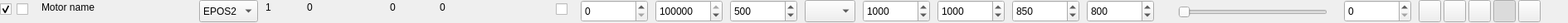
<?xml version="1.0" encoding="UTF-8"?>
<ui version="4.0">
 <class>BasicControlGUIControllerClass</class>
 <widget class="QWidget" name="BasicControlGUIControllerClass">
  <property name="geometry">
   <rect>
    <x>0</x>
    <y>0</y>
    <width>1890</width>
    <height>28</height>
   </rect>
  </property>
  <property name="sizePolicy">
   <sizepolicy hsizetype="Preferred" vsizetype="Preferred">
    <horstretch>0</horstretch>
    <verstretch>0</verstretch>
   </sizepolicy>
  </property>
  <property name="minimumSize">
   <size>
    <width>1890</width>
    <height>28</height>
   </size>
  </property>
  <property name="maximumSize">
   <size>
    <width>1890</width>
    <height>28</height>
   </size>
  </property>
  <property name="windowTitle">
   <string>controller</string>
  </property>
  <widget class="QCheckBox" name="ch_enable">
   <property name="geometry">
    <rect>
     <x>0</x>
     <y>0</y>
     <width>20</width>
     <height>22</height>
    </rect>
   </property>
   <property name="text">
    <string/>
   </property>
   <property name="checked">
    <bool>true</bool>
   </property>
  </widget>
  <widget class="QCheckBox" name="ch_selected">
   <property name="geometry">
    <rect>
     <x>20</x>
     <y>0</y>
     <width>20</width>
     <height>22</height>
    </rect>
   </property>
   <property name="text">
    <string/>
   </property>
  </widget>
  <widget class="QSpinBox" name="sb_accel">
   <property name="geometry">
    <rect>
     <x>1040</x>
     <y>0</y>
     <width>81</width>
     <height>27</height>
    </rect>
   </property>
   <property name="maximum">
    <number>1000000000</number>
   </property>
   <property name="value">
    <number>1000</number>
   </property>
  </widget>
  <widget class="QSpinBox" name="sb_velocity">
   <property name="geometry">
    <rect>
     <x>1220</x>
     <y>0</y>
     <width>81</width>
     <height>27</height>
    </rect>
   </property>
   <property name="minimum">
    <number>1</number>
   </property>
   <property name="maximum">
    <number>100000</number>
   </property>
   <property name="value">
    <number>850</number>
   </property>
  </widget>
  <widget class="QComboBox" name="cb_mode">
   <property name="geometry">
    <rect>
     <x>970</x>
     <y>0</y>
     <width>61</width>
     <height>27</height>
    </rect>
   </property>
  </widget>
  <widget class="QSpinBox" name="sb_minpos">
   <property name="enabled">
    <bool>true</bool>
   </property>
   <property name="geometry">
    <rect>
     <x>700</x>
     <y>0</y>
     <width>81</width>
     <height>27</height>
    </rect>
   </property>
   <property name="maximum">
    <number>1000000000</number>
   </property>
   <property name="value">
    <number>0</number>
   </property>
  </widget>
  <widget class="QSpinBox" name="sb_target">
   <property name="geometry">
    <rect>
     <x>1620</x>
     <y>0</y>
     <width>81</width>
     <height>27</height>
    </rect>
   </property>
   <property name="maximum">
    <number>1000000000</number>
   </property>
   <property name="value">
    <number>0</number>
   </property>
  </widget>
  <widget class="QLabel" name="lbl_position">
   <property name="geometry">
    <rect>
     <x>370</x>
     <y>0</y>
     <width>91</width>
     <height>17</height>
    </rect>
   </property>
   <property name="text">
    <string>0</string>
   </property>
  </widget>
  <widget class="QCheckBox" name="ch_limit">
   <property name="geometry">
    <rect>
     <x>670</x>
     <y>0</y>
     <width>21</width>
     <height>22</height>
    </rect>
   </property>
   <property name="text">
    <string/>
   </property>
  </widget>
  <widget class="QSpinBox" name="sb_decel">
   <property name="geometry">
    <rect>
     <x>1130</x>
     <y>0</y>
     <width>81</width>
     <height>27</height>
    </rect>
   </property>
   <property name="maximum">
    <number>1000000000</number>
   </property>
   <property name="value">
    <number>1000</number>
   </property>
  </widget>
  <widget class="QSpinBox" name="sb_maxcur">
   <property name="enabled">
    <bool>true</bool>
   </property>
   <property name="geometry">
    <rect>
     <x>880</x>
     <y>0</y>
     <width>81</width>
     <height>27</height>
    </rect>
   </property>
   <property name="maximum">
    <number>10000</number>
   </property>
   <property name="value">
    <number>500</number>
   </property>
  </widget>
  <widget class="QSpinBox" name="sb_maxoutcurr">
   <property name="geometry">
    <rect>
     <x>1310</x>
     <y>0</y>
     <width>81</width>
     <height>27</height>
    </rect>
   </property>
   <property name="maximum">
    <number>1000000000</number>
   </property>
   <property name="value">
    <number>800</number>
   </property>
  </widget>
  <widget class="QSpinBox" name="sb_maxpos">
   <property name="enabled">
    <bool>true</bool>
   </property>
   <property name="geometry">
    <rect>
     <x>790</x>
     <y>0</y>
     <width>81</width>
     <height>27</height>
    </rect>
   </property>
   <property name="maximum">
    <number>1000000000</number>
   </property>
   <property name="value">
    <number>250000</number>
   </property>
  </widget>
  <widget class="QSlider" name="hs_target">
   <property name="geometry">
    <rect>
     <x>1420</x>
     <y>0</y>
     <width>180</width>
     <height>29</height>
    </rect>
   </property>
   <property name="orientation">
    <enum>Qt::Horizontal</enum>
   </property>
  </widget>
  <widget class="QLabel" name="lbl_status">
   <property name="geometry">
    <rect>
     <x>530</x>
     <y>0</y>
     <width>141</width>
     <height>17</height>
    </rect>
   </property>
   <property name="text">
    <string>0</string>
   </property>
  </widget>
  <widget class="QLabel" name="lbl_current">
   <property name="geometry">
    <rect>
     <x>470</x>
     <y>0</y>
     <width>66</width>
     <height>17</height>
    </rect>
   </property>
   <property name="text">
    <string>0</string>
   </property>
  </widget>
  <widget class="QLabel" name="lbl_nodeId">
   <property name="geometry">
    <rect>
     <x>320</x>
     <y>0</y>
     <width>41</width>
     <height>17</height>
    </rect>
   </property>
   <property name="text">
    <string>1</string>
   </property>
  </widget>
  <widget class="QPushButton" name="pb_send">
   <property name="geometry">
    <rect>
     <x>1710</x>
     <y>0</y>
     <width>27</width>
     <height>27</height>
    </rect>
   </property>
   <property name="text">
    <string/>
   </property>
   <property name="icon">
    <iconset resource="../resources/images.qrc">
     <normaloff>:/images/play.png</normaloff>:/images/play.png</iconset>
   </property>
  </widget>
  <widget class="QPushButton" name="pb_stop">
   <property name="geometry">
    <rect>
     <x>1740</x>
     <y>0</y>
     <width>27</width>
     <height>27</height>
    </rect>
   </property>
   <property name="text">
    <string/>
   </property>
   <property name="icon">
    <iconset resource="../resources/images.qrc">
     <normaloff>:/images/stop.png</normaloff>:/images/stop.png</iconset>
   </property>
  </widget>
  <widget class="QLabel" name="lbl_name">
   <property name="geometry">
    <rect>
     <x>50</x>
     <y>0</y>
     <width>191</width>
     <height>17</height>
    </rect>
   </property>
   <property name="text">
    <string>Motor name</string>
   </property>
  </widget>
  <widget class="QPushButton" name="pb_faultReset">
   <property name="geometry">
    <rect>
     <x>1830</x>
     <y>0</y>
     <width>27</width>
     <height>27</height>
    </rect>
   </property>
   <property name="text">
    <string/>
   </property>
   <property name="icon">
    <iconset resource="../resources/images.qrc">
     <normaloff>:/images/refresh.png</normaloff>:/images/refresh.png</iconset>
   </property>
  </widget>
  <widget class="QPushButton" name="pb_enableOperation">
   <property name="geometry">
    <rect>
     <x>1800</x>
     <y>0</y>
     <width>27</width>
     <height>27</height>
    </rect>
   </property>
   <property name="text">
    <string/>
   </property>
   <property name="icon">
    <iconset resource="../resources/images.qrc">
     <normaloff>:/images/power.png</normaloff>:/images/power.png</iconset>
   </property>
   <property name="checkable">
    <bool>true</bool>
   </property>
   <property name="checked">
    <bool>true</bool>
   </property>
  </widget>
  <widget class="QPushButton" name="pb_halt">
   <property name="geometry">
    <rect>
     <x>1770</x>
     <y>0</y>
     <width>27</width>
     <height>27</height>
    </rect>
   </property>
   <property name="text">
    <string/>
   </property>
   <property name="icon">
    <iconset resource="../resources/images.qrc">
     <normaloff>:/images/halt.png</normaloff>:/images/halt.png</iconset>
   </property>
  </widget>
  <widget class="QComboBox" name="cb_board">
   <property name="geometry">
    <rect>
     <x>240</x>
     <y>0</y>
     <width>71</width>
     <height>27</height>
    </rect>
   </property>
   <item>
    <property name="text">
     <string>EPOS2</string>
    </property>
   </item>
   <item>
    <property name="text">
     <string>EPOS4</string>
    </property>
   </item>
  </widget>
 </widget>
 <resources>
  <include location="../resources/images.qrc"/>
 </resources>
 <connections/>
</ui>
